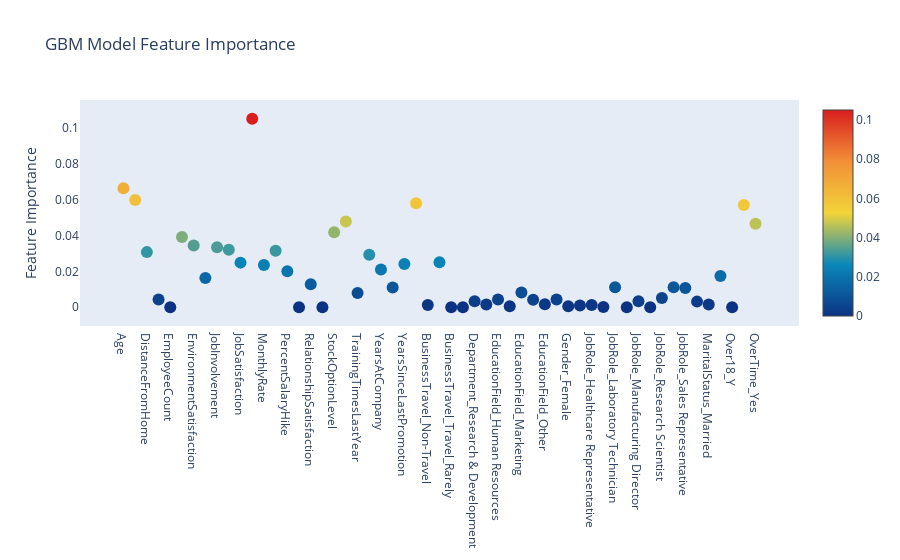

Notebook source saved alongside this figure:
### Code cell
# Scatter plot 
trace = go.Scatter(
    y = gb.feature_importances_,
    x = attrition_final.columns.values,
    mode='markers',
    marker=dict(
        sizemode = 'diameter',
        sizeref = 1.3,
        size = 12,
        color = gb.feature_importances_,
        colorscale='Portland',
        showscale=True
    ),
    text = attrition_final.columns.values
)
data = [trace]

layout= go.Layout(
    autosize= True,
    title= 'GBM Model Feature Importance',
    hovermode= 'closest',
     xaxis= dict(
         ticklen= 5,
         showgrid=False,
        zeroline=False,
        showline=False
     ),
    yaxis=dict(
        title= 'Feature Importance',
        showgrid=False,
        zeroline=False,
        ticklen= 5,
        gridwidth= 2
    ),
    showlegend= False
)
fig = go.Figure(data=data, layout=layout)
py.iplot(fig,filename='scatter')

### Figure 1 — Plotly figure (JSON) as saved in the notebook; plotly's stock layout.template omitted (floating-point values rounded to 4 significant figures)
{"data": [{"marker": {"color": [0.06638, 0.05983, 0.03073, 0.004321, 0, 0.03919, 0.03439, 0.01631, 0.03339, 0.03212, 0.02487, 0.1051, 0.02358, 0.03156, 0.02006, 0, 0.01282, 0, 0.04186, 0.04786, 0.007869, 0.02922, 0.02107, 0.01094, 0.02411, 0.05802, 0.001193, 0.02513, 0, 0, 0.003353, 0.001506, 0.004274, 0.0005249, 0.008228, 0.004208, 0.001653, 0.004305, 0.0005294, 0.0009087, 0.001218, 0.0001452, 0.0111, 0, 0.003345, 0, 0.005177, 0.01111, 0.01076, 0.003114, 0.001551, 0.01744, 0, 0.05697, 0.04663], "colorscale": [[0, "rgb(12,51,131)"], [0.25, "rgb(10,136,186)"], [0.5, "rgb(242,211,56)"], [0.75, "rgb(242,143,56)"], [1, "rgb(217,30,30)"]], "showscale": true, "size": 12, "sizemode": "diameter", "sizeref": 1.3}, "mode": "markers", "text": ["Age", "DailyRate", "DistanceFromHome", "Education", "EmployeeCount", "EmployeeNumber", "EnvironmentSatisfaction", "HourlyRate", "JobInvolvement", "JobLevel", "JobSatisfaction", "MonthlyIncome", "MonthlyRate", "NumCompaniesWorked", "PercentSalaryHike", "PerformanceRating", "RelationshipSatisfaction", "StandardHours", "StockOptionLevel", "TotalWorkingYears", "TrainingTimesLastYear", "WorkLifeBalance", "YearsAtCompany", "YearsInCurrentRole", "YearsSinceLastPromotion", "YearsWithCurrManager", "BusinessTravel_Non-Travel", "BusinessTravel_Travel_Frequently", "BusinessTravel_Travel_Rarely", "Department_Human Resources", "Department_Research & Development", "Department_Sales", "EducationField_Human Resources", "EducationField_Life Sciences", "EducationField_Marketing", "EducationField_Medical", "EducationField_Other", "EducationField_Technical Degree", "Gender_Female", "Gender_Male", "JobRole_Healthcare Representative", "JobRole_Human Resources", "JobRole_Laboratory Technician", "JobRole_Manager", "JobRole_Manufacturing Director", "JobRole_Research Director", "JobRole_Research Scientist", "JobRole_Sales Executive", "JobRole_Sales Representative", "MaritalStatus_Divorced", "MaritalStatus_Married", "MaritalStatus_Single", "Over18_Y", "OverTime_No", "OverTime_Yes"], "type": "scatter", "x": ["Age", "DailyRate", "DistanceFromHome", "Education", "EmployeeCount", "EmployeeNumber", "EnvironmentSatisfaction", "HourlyRate", "JobInvolvement", "JobLevel", "JobSatisfaction", "MonthlyIncome", "MonthlyRate", "NumCompaniesWorked", "PercentSalaryHike", "PerformanceRating", "RelationshipSatisfaction", "StandardHours", "StockOptionLevel", "TotalWorkingYears", "TrainingTimesLastYear", "WorkLifeBalance", "YearsAtCompany", "YearsInCurrentRole", "YearsSinceLastPromotion", "YearsWithCurrManager", "BusinessTravel_Non-Travel", "BusinessTravel_Travel_Frequently", "BusinessTravel_Travel_Rarely", "Department_Human Resources", "Department_Research & Development", "Department_Sales", "EducationField_Human Resources", "EducationField_Life Sciences", "EducationField_Marketing", "EducationField_Medical", "EducationField_Other", "EducationField_Technical Degree", "Gender_Female", "Gender_Male", "JobRole_Healthcare Representative", "JobRole_Human Resources", "JobRole_Laboratory Technician", "JobRole_Manager", "JobRole_Manufacturing Director", "JobRole_Research Director", "JobRole_Research Scientist", "JobRole_Sales Executive", "JobRole_Sales Representative", "MaritalStatus_Divorced", "MaritalStatus_Married", "MaritalStatus_Single", "Over18_Y", "OverTime_No", "OverTime_Yes"], "y": [0.06638, 0.05983, 0.03073, 0.004321, 0, 0.03919, 0.03439, 0.01631, 0.03339, 0.03212, 0.02487, 0.1051, 0.02358, 0.03156, 0.02006, 0, 0.01282, 0, 0.04186, 0.04786, 0.007869, 0.02922, 0.02107, 0.01094, 0.02411, 0.05802, 0.001193, 0.02513, 0, 0, 0.003353, 0.001506, 0.004274, 0.0005249, 0.008228, 0.004208, 0.001653, 0.004305, 0.0005294, 0.0009087, 0.001218, 0.0001452, 0.0111, 0, 0.003345, 0, 0.005177, 0.01111, 0.01076, 0.003114, 0.001551, 0.01744, 0, 0.05697, 0.04663]}], "layout": {"autosize": true, "hovermode": "closest", "showlegend": false, "title": {"text": "GBM Model Feature Importance"}, "xaxis": {"autorange": true, "range": [-3.56, 57.56], "showgrid": false, "showline": false, "ticklen": 5, "type": "category", "zeroline": false}, "yaxis": {"autorange": true, "gridwidth": 2, "range": [-0.0264, 0.1315], "showgrid": false, "ticklen": 5, "title": {"text": "Feature Importance"}, "type": "linear", "zeroline": false}}}
